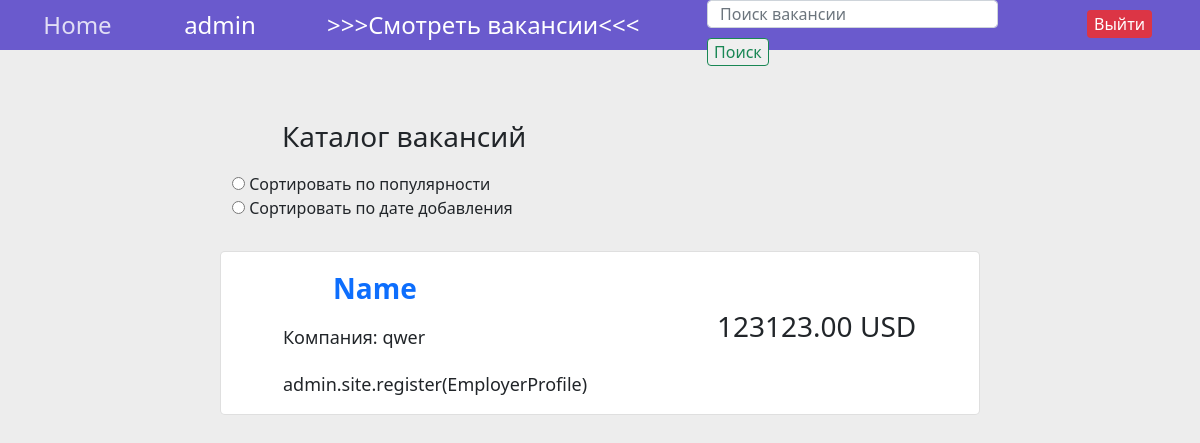
/allvacancies (signed in), run on an earlier commit of the app's database.
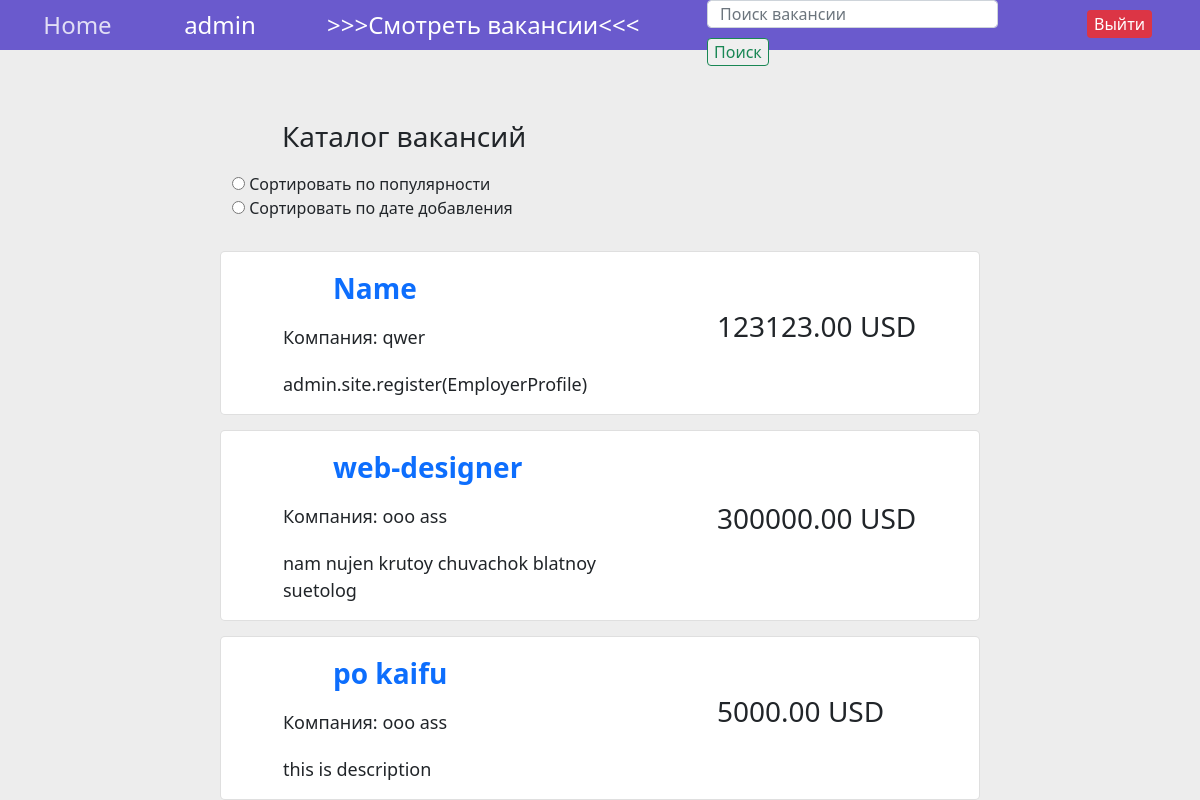
And on a later commit of the database.
### workfair/models.py (models this page shows)
class Vacancy(models.Model):
	name = models.CharField(max_length = 64)
	competences = models.CharField(max_length = 32)
	salary = models.DecimalField(decimal_places = 2, max_digits = 10)
	description = models.TextField(null = True)
	company = models.ForeignKey(EmployerProfile, on_delete = models.CASCADE)
	featured = models.BooleanField(default = False)
	viewsAmount = models.IntegerField(default = 0)
	def getAbsoluteUrl(self):
		return f"/vacancy/{self.id}/"

class EmployerProfile(models.Model):
	name = models.CharField(max_length = 64)
	description = models.TextField()
	username = models.OneToOneField(settings.AUTH_USER_MODEL, on_delete = models.CASCADE)

### workfair/views.py (the view)
# urls.py: path('allvacancies', views.vacancyListView, name = 'vacancyList'),
@login_required(login_url = 'login')
def vacancyListView(request):
	search_query = request.GET.get('search', '')
	if search_query:
		queryset = Vacancy.objects.filter(Q(name__icontains = search_query) | Q(competences__icontains = search_query) | Q(salary__icontains = search_query))
	else:
		queryset = Vacancy.objects.all()
	context = {
		'objectList':queryset
	}
	return render(request, "vacancyList.html", context)

### workfair/templatetags/auth_extras.py (called while the page is built)
@register.filter(name = 'hasGroup')
def hasGroup(user, groupName):
	return user.groups.filter(name = groupName).exists()

### templates/vacancyList.html (shortened to what this page needs)
{% extends 'base.html' %}
{% block content %}
<div class="container ocnt">
	<div class="row justify-content-center">
		<p class="col-8 p-main">Каталог вакансий</p>
		<div class="col-8">
			<div class="custom-control custom-radio">
				<input type="radio" class="custom-control-input" id="customControlValidation2" name="radio-stacked" required>
				<label class="custom-control-label" for="customControlValidation2">Сортировать по популярности</label>
			</div>
			<div class="custom-control custom-radio mb-3">
				<input type="radio" class="custom-control-input" id="customControlValidation3" name="radio-stacked" required>
				<label class="custom-control-label" for="customControlValidation3">Сортировать по дате добавления</label>
			</div>
		</div>
		{% for instance in objectList %}
		<div class="col-8 listVacancy-bc card">
			<a class="p-name" href="{{ instance.getAbsoluteUrl }}"> <strong>{{instance.name}}</strong> </a>
			<p class="p-price">{{ instance.salary }} USD</p>
			<p class="p-comp">Компания: {{ instance.company.name }}	</p>
			<p class="p-cont">{{ instance.description }}</p>
		</div>
		{% endfor %}
	</div>
</div>
{% endblock %}

### templates/base.html (shortened to what this page needs)
{% load auth_extras %}
<html>
<head>
	<link href="https://cdn.jsdelivr.net/npm/bootstrap@5.0.0-beta1/dist/css/bootstrap.min.css" rel="stylesheet">
</head>
<body>
	<div id="header">
		<div class="container">
			<div class="row justify-content-center">
				<div class="col-1 header-bc">
					<div class="profile-name home">
						<a href="{% url 'home' %}"> Home </a>
					</div>
				</div>
				<div class="col-2 header-bc">
					{% if user.is_authenticated %}
					<div class="profile-name">
						<a href="{% url 'profile' %}"> {{ user.username }} </a>
					</div>
					{% endif %}
				</div>
				<div class="col-4 header-bc">
				{% if user.is_authenticated %}
					<div class="profile-name vacancy-header">
						{% if request.user|hasGroup:"Employers" %}
						<a href="{% url 'addvacancy'%}">>>Сделать обьявление о работе<<</a>
						{% else %}
						<a href="{% url 'vacancyList'%}">>>>Смотреть вакансии<<<</a>
						{% endif %}
					</div>
				{% endif %}
				</div>
				{% if user.is_authenticated %}
				<div class="col-4 header-bc">
					<form class="form-inline search-form" action="{% url 'vacancyList' %}">
						<input class="form-control" type="search" placeholder="Поиск вакансии" aria-label="Поиск вакансии" name = "search">
						<button class="btn-outline-success" type="submit">Поиск</button>
					</form>
				</div>
				{% endif %}
				<div class="col-1 header-bc">
					{% if user.is_authenticated %}
						<form action="{% url 'logout' %}" method="post">
							<button class="logout btn-danger" type="Submit">Выйти</button>
						</form>
					{% else %}
						<form action="{% url 'login'%}">
							<button class="logout btn-success" type="Submit">Войти</button>
						</form>
					{% endif %}
				</div>
			</div>
		</div>
	</div>
{% block content %}{% endblock %}
</body>
</html>

### templates/vacancyList.html (style rules this page uses)
.ocnt { margin-top: 50px; }
.listVacancy-bc { background-color: #fff; border-radius: 5px; margin-top: 15px; display: grid; grid-template-columns: 1fr 300px; }
.p-main { font-size: 28px; text-align: left; margin-top: 15px; margin-left: 100px; margin-bottom: 15px; }
.p-name { font-size: 28px; text-align: left; text-decoration: none; margin-top: 15px; margin-left: 100px; margin-bottom: 15px; }
.p-comp { font-size: 18px; text-align: left; margin-top: 0px; margin-left: 50px; margin-bottom: 15px; }
.p-price { grid-row: span 3; align-self: center; font-size: 28px; text-align: left; margin-top: 10px; margin-left: 50px; margin-bottom: 25px; }
.p-cont { font-size: 18px; text-align: left; margin-top: 5px; margin-left: 50px; }

### templates/base.html (style rules this page uses)
#header { height: 50px; background-color: #6A5ACD; }
body { background-color: #ededed; }
.profile-name { text-align: center; font-size: 24px; margin-top: 7px; }
.profile-name a { text-decoration: none; color: white; }
.vacancy-header { text-align: left; }
.home a { color: rgba(255, 255, 255, 0.8); }
.logout { margin-top: 10px; margin-bottom: 15px; border-radius: .25rem; border: 1px solid transparent; }
.search-form input { width: calc(100% - 65px); display: inline; height: 28px; }
.search-form button { margin-top: 10px; margin-bottom: 15px; border-radius: .25rem; border: 1px solid transparent; border-color: #198754; }

What changed in the data, as far as the page shows it:
added Vacancy: name "web-designer", salary "300000.00", company.name "ooo ass", description "nam nujen krutoy chuvachok blatnoy suetolog"
added Vacancy: name "po kaifu", salary "5000.00", company.name "ooo ass", description "this is description"
